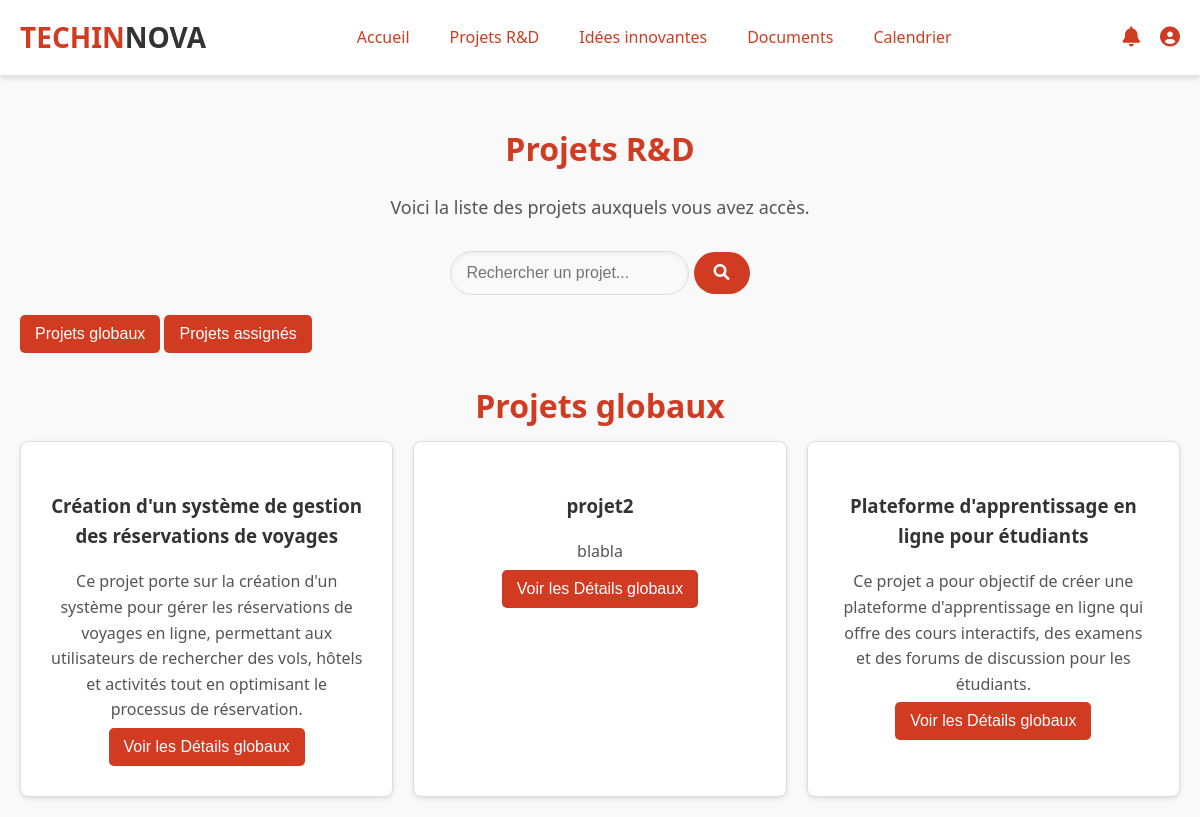
The page /espace_collabo/projetr&d.php on the database its author committed.
### tables this page shows
CREATE TABLE `projets` (
  `id` int(11) NOT NULL,
  `titre` varchar(255) NOT NULL,
  `description_projet` text NOT NULL,
  `objectifs` text DEFAULT NULL,
  `etat` enum('en_cours','a_venir','termine') DEFAULT 'en_cours',
  `progression` int(11) DEFAULT 0 CHECK (`progression` between 0 and 100),
  `createur_id` int(11) NOT NULL,
  `date_creation` datetime DEFAULT current_timestamp(),
  `date_fin` date DEFAULT NULL,
  `date_modification` datetime DEFAULT current_timestamp() ON UPDATE current_timestamp()
);

### espace_collabo/projetr&d.php (the view, shortened to what this page needs)
<?php
require_once("C:/xampp/htdocs/projet_web/config/connexion.php");
require_once("C:/xampp/htdocs/projet_web/config/commandes.php");
$search = isset($_GET['search']) ? $_GET['search'] : '';
$filter = isset($_GET['filter']) ? $_GET['filter'] : '';
try {
    $sql = "SELECT id, titre, description_projet, etat, date_fin FROM projets";
    $sql .= " ORDER BY date_fin ASC";
    $stmt = $db->prepare($sql);
    $stmt->execute();
    $projets = $stmt->fetchAll(PDO::FETCH_ASSOC);
} catch (PDOException $e) {
    die("Erreur lors de la récupération des projets : " . $e->getMessage());
}
$sql_check_assign = "SELECT COUNT(*) FROM membres_projet WHERE id_projet = :projet_id AND id_utilisateur = :user_id";
?>
<!DOCTYPE html>
<html lang="fr">
<head>
    <link rel="stylesheet" href="css/projet.css">
    <link rel="stylesheet" href="https://cdnjs.cloudflare.com/ajax/libs/font-awesome/6.0.0-beta3/css/all.min.css">
</head>
<body>
    <header class="navbar">
        <div class="logo">
            <h1><span>TECHIN</span>NOVA</h1>
        </div>
        <nav class="menu">
            <ul>
                <li><a href="acceuil.php" data-page="accueil">Accueil</a></li>
                <li><a href="projetr&d.php" data-page="projets" class="active">Projets R&D</a></li>
                <li><a href="idee.php" data-page="idees">Idées innovantes</a></li>
                <li><a href="doc.php" data-page="documents">Documents</a></li>
                <li><a href="calendrier.php" data-page="calendrier">Calendrier</a></li>
            </ul>
        </nav>
        <div class="user-icons">
            <div class="user-icon">
                <a href="notification.php"><i class="fas fa-bell"></i></a>
            </div>
            <div class="user-icon">
                <a href="profil.php"><i class="fas fa-user-circle"></i></a>
            </div>
        </div>
    </header>
    <main id="content">
        <h2>Projets R&D</h2>
        <p class="intro">Voici la liste des projets auxquels vous avez accès.</p>
        <div class="search-bar">
            <form method="GET" action="projetr&d.php">
                <input type="text" name="search" placeholder="Rechercher un projet..." value="<?= htmlspecialchars($search) ?>">
                <button type="submit"><i class="fas fa-search"></i></button>
            </form>
        </div>
        <div class="filter-buttons">
            <button id="btn_global_projects" class="view-details">Projets globaux</button>
            <button id="btn_my_projects" class="view-details">Projets assignés</button>
        </div>
        <?php if ($filter == 'my_projects'): ?>
            <h2>Vos projets personnels</h2>
            <section class="projects">
                <?php if (!empty($projets_personnels)): ?>
                    <?php foreach ($projets_personnels as $projet): ?>
                        <?php
                            $stmt_check = $db->prepare($sql_check_assign);
                            $stmt_check->bindParam(':projet_id', $projet['id'], PDO::PARAM_INT);
                            $stmt_check->bindParam(':user_id', $id, PDO::PARAM_INT);
                            $stmt_check->execute();
                            $is_assigned = $stmt_check->fetchColumn() > 0;
                        ?>
                        <article class="project">
                            <h3><?= htmlspecialchars($projet['titre']) ?></h3>
                            <p><?= htmlspecialchars($projet['description_projet']) ?></p>
                            <?php if ($is_assigned): ?>
                                <a href='projet_test.php?id=<?= $projet['id'] ?>'>
                                    <button class='view-details'>Voir les Détails</button>
                                </a>
                            <?php else: ?>
                                <a href='projet.php?id=<?= $projet['id'] ?>'>
                                    <button class='view-details'>Voir les Détails globaux</button>
                                </a>
                            <?php endif; ?>
                        </article>
                    <?php endforeach; ?>
                <?php else: ?>
                    <p>Vous n'avez aucun projet personnel pour le moment.</p>
                <?php endif; ?>
            </section>
        <?php else: ?>
            <h2>Projets globaux</h2>
            <section class="projects">
                <?php if (!empty($projets)): ?>
                    <?php foreach ($projets as $projet): ?>
                        <?php
                            $stmt_check = $db->prepare($sql_check_assign);
                            $stmt_check->bindParam(':projet_id', $projet['id'], PDO::PARAM_INT);
                            $stmt_check->bindParam(':user_id', $id, PDO::PARAM_INT);
                            $stmt_check->execute();
                            $is_assigned = $stmt_check->fetchColumn() > 0;
                        ?>
                        <article class="project">
                            <h3><?= htmlspecialchars($projet['titre']) ?></h3>
                            <p><?= htmlspecialchars($projet['description_projet']) ?></p>
                            <?php if ($is_assigned): ?>
                                <a href='projet_test.php?id=<?= $projet['id'] ?>'>
                                    <button class='view-details'>Voir les Détails</button>
                                </a>
                            <?php else: ?>
                                <a href='projet.php?id=<?= $projet['id'] ?>'>
                                    <button class='view-details'>Voir les Détails globaux</button>
                                </a>
                            <?php endif; ?>
                        </article>
                    <?php endforeach; ?>
                <?php else: ?>
                    <p>Aucun projet disponible pour le moment.</p>
                <?php endif; ?>
            </section>
        <?php endif; ?>
    </main>
</body>
</html>

### espace_collabo/css/projet.css (style rules this page uses)
body { margin: 0; padding: 0; font-family: 'Segoe UI', Tahoma, Geneva, Verdana, sans-serif; background-color: #f9f9f9; color: #333; line-height: 1.6; }
.search-bar { display: flex; justify-content: center; margin: 20px auto; gap: 10px; max-width: 600px; }
.search-bar input { padding: 12px 15px; border: 1px solid #ddd; border-radius: 30px; font-size: 16px; flex: 1; background-color: #f9f9f9; box-shadow: inset 0 2px 5px rgba(0, 0, 0, 0.05); transition: border-color 0.3s, box-shadow 0.3s; }
.search-bar button { background-color: #d13b22; color: #fff; border: none; padding: 12px 20px; border-radius: 30px; font-size: 16px; cursor: pointer; transition: background-color 0.3s, transform 0.3s; }
.navbar { display: flex; justify-content: space-between; align-items: center; background-color: #ffffff; padding: 15px 20px; border-bottom: 2px solid #e5e5e5; position: sticky; top: 0; z-index: 1000; box-shadow: 0 2px 4px rgba(0, 0, 0, 0.1); }
.logo h1 { margin: 0; font-size: 28px; color: #333; }
.logo span { color: #d13b22; font-weight: bold; }
.menu ul { list-style: none; display: flex; margin: 0; padding: 0; }
.menu ul li { margin: 0 20px; }
.menu ul li a { text-decoration: none; color: #d13b22; font-weight: 500; font-size: 16px; transition: color 0.3s ease, transform 0.3s ease; }
.user-icons { display: flex; align-items: center; }
.user-icon { font-size: 20px; color: #d13b22; margin-left: 20px; }
.user-icon a { text-decoration: none; color: #d13b22; transition: color 0.3s ease; }
main { padding: 20px; max-width: 1200px; margin: auto; }
main h2 { font-size: 32px; color: #d13b22; text-align: center; margin-bottom: 10px; }
main .intro { text-align: center; font-size: 18px; color: #555; margin-bottom: 30px; }
.projects { display: grid; grid-template-columns: repeat(auto-fit, minmax(300px, 1fr)); gap: 20px; text-align: center; }
.project { border: 1px solid #ddd; padding: 30px; border-radius: 8px; background-color: #fff; box-shadow: 0 2px 5px rgba(0, 0, 0, 0.1); transition: transform 0.3s, box-shadow 0.3s; }
.project p { margin: 5px 0; font-size: 16px; color: #555; }
.view-details { background-color: #d13b22; color: white; border: none; padding: 10px 15px; border-radius: 5px; font-size: 16px; cursor: default; transition: background-color 0.3s, transform 0.3s; }

### rows shown on the page
projets: titre "Création d'un système de gestion des réservations de voyages", description_projet "Ce projet porte sur la création d'un système pour gérer les réservations de voyages en ligne, permettant aux utilisateurs de rechercher des vols, hôtels et activités tout en optimisant le processus de réservation."
projets: titre "projet2", description_projet "blabla"
projets: titre "Plateforme d'apprentissage en ligne pour étudiants", description_projet "Ce projet a pour objectif de créer une plateforme d'apprentissage en ligne qui offre des cours interactifs, des examens et des forums de discussion pour les étudiants."
